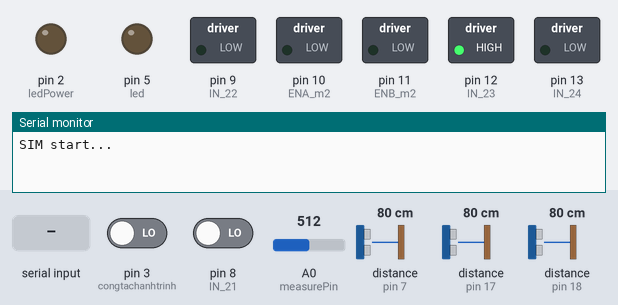
This sketch was run on a simulated Arduino Uno, built with avr-gcc and run on an emulated ATmega328P. Shown: switched loads named in the sketch (green lamp = pin HIGH), output pins drawn as LEDs (lit = HIGH), the last lines printed to the serial monitor. Inputs (shaded band) come from the test bench; at power-on: pin 3 (congtachanhtrinh) LOW, pin 8 (IN_21) LOW, A0 (measurePin) = 512, distance to the obstacle (sensors on pin 7, pin 17, pin 18) 80 cm. The echo pulse lasts 58.3 µs per cm; the modem accepts every AT command (registered, SIM ready, sends succeed) and sends nothing else; pins used as bus, display or sensor lines are not drawn.

Above: at 6.5 s.
6.6 s: "STATE\n" received over Serial
At 6.65 s:
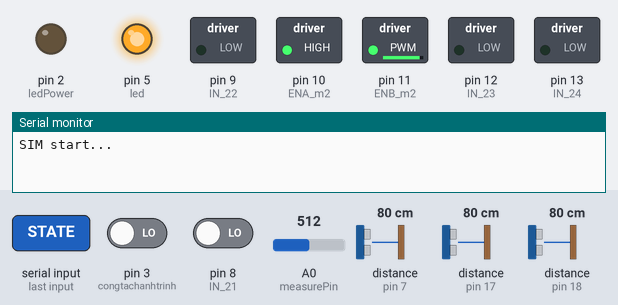
At 7.8 s:
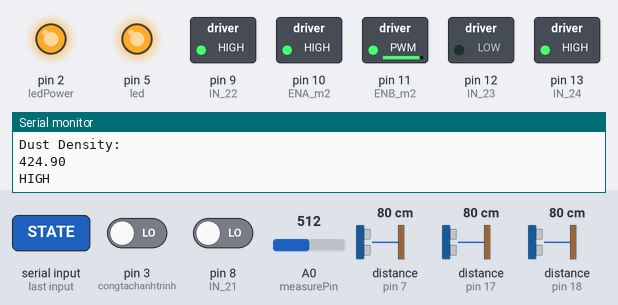
Timing chart, 0 to 9.6 s (numbered marks = the images above; inputs shaded):
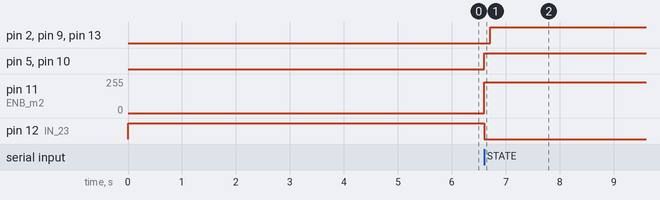

The sketch:

wifi_robot4_arduinouno_ino.ino
```cpp
#define ENA_m2 10       // Enable/speed motor Front Left
#define ENB_m2 11       // Enable/speed motor Back Left
#define IN_21  8        // L298N #2 in 1 motor Front Left
#define IN_22  9        // L298N #2 in 2 motor Front Left
#define IN_23  12       // L298N #2 in 3 motor Back Left
#define IN_24  13       // L298N #2 in 4 motor Back Left

int command;            //Int to store app command state.
int speedCar = 1000;     // 50 - 255.
int speed_Coeff = 3;

int state = 0;

// defining the pins
const int trigPin1 = 4; //Left
const int echoPin1 = 7;
const int trigPin2 = 16; //Front
const int echoPin2 = 17;
const int trigPin3 = 15; //Right
const int echoPin3 = 18;

int irpin = 8;

// defining variables
float duration1, distanceleft;
float duration2, distancefront;
float duration3, distanceright;
int a=0;


int led = 5;


int measurePin = A0; //Connect dust sensor to Arduino A0 pin
int ledPower = 2;   //Connect 3 led driver pins of dust sensor to Arduino D2

int samplingTime = 280;
int deltaTime = 40;
int sleepTime = 9680;

float voMeasured = 0;
float calcVoltage = 0;
float dustDensity = 0;

const int congtachanhtrinh = 3;  // Dây ra công tăc hành trình dây màu xanh nối chân 3
//const int led =  13;
int giatri = 0;
#include <SoftwareSerial.h>

//Create software serial object to communicate with SIM800L
SoftwareSerial SIM900(12, 13); //SIM800L Tx & Rx is connected to Arduino #3 & #2
// Variable to store text message
String textMessage;
String message;
// Create a variable to store Lamp state
String lampState = "HIGH";

// Relay connected to pin 12
const int relay = 12;
void setup(){

    Serial.begin(115200);

    pinMode(ENA_m2, OUTPUT);
    pinMode(ENB_m2, OUTPUT);
    pinMode(IN_21, OUTPUT);
    pinMode(IN_22, OUTPUT);
    pinMode(IN_23, OUTPUT);
    pinMode(IN_24, OUTPUT);

    digitalWrite(IN_21, LOW);
    digitalWrite(IN_22, LOW);
    digitalWrite(IN_23, LOW);
    digitalWrite(IN_24, LOW);

  pinMode(trigPin1, OUTPUT);
  pinMode(trigPin2, OUTPUT);
  pinMode(trigPin3, OUTPUT);// Sets the trigPin as an Output
  pinMode(echoPin1, INPUT); // Sets the echoPin as an Input
  pinMode(echoPin2, INPUT);
  pinMode(echoPin3, INPUT);

pinMode(irpin, INPUT);

pinMode(led, OUTPUT);
digitalWrite(led, LOW);

pinMode(ledPower,OUTPUT);

pinMode(congtachanhtrinh, INPUT);

// Set relay as OUTPUT
  pinMode(relay, OUTPUT);

  // By default the relay is off
  digitalWrite(relay, HIGH);

  // Initializing serial commmunication
  //Serial.begin(115200);
  SIM900.begin(115200);

  // Give time to your GSM shield log on to network
  delay(5000);
  Serial.println("SIM start...");
 /*
  SIM900.println("AT"); //Handshaking with SIM900
  delay(100);
  SIM900.println("AT+CSQ"); //Signal quality test, value range is 0-31 , 31 is the best
  delay(100);
  SIM900.println("AT+CCID"); //Read SIM information to confirm whether the SIM is plugged
  delay(100);
 SIM900.println("AT+CREG?"); //Check whether it has registered in the network
  delay(100);
*/
  // AT command to set SIM900 to SMS mode
  SIM900.println("AT"); //Handshaking with SIM900
  delay(100);
  SIM900.println("AT+CMGF=1");
  delay(100);
  // Set module to send SMS data to serial out upon receipt
  SIM900.println("AT+CNMI=2,2,0,0,0");
  delay(100);

}

void goAhead(){
      digitalWrite(IN_21, LOW);
      digitalWrite(IN_22, HIGH);
      analogWrite(ENA_m2, speedCar);

      digitalWrite(IN_23, LOW);
      digitalWrite(IN_24, HIGH);
      analogWrite(ENB_m2, speedCar);

  }

void goBack(){

      digitalWrite(IN_21, HIGH);
      digitalWrite(IN_22, LOW);
      analogWrite(ENA_m2, speedCar);

      digitalWrite(IN_23, HIGH);
      digitalWrite(IN_24, LOW);
      analogWrite(ENB_m2, speedCar);

  }

void goRight(){

      digitalWrite(IN_21, HIGH);
      digitalWrite(IN_22, LOW);
      analogWrite(ENA_m2, speedCar);

      digitalWrite(IN_23, LOW);
      digitalWrite(IN_24, HIGH);
      analogWrite(ENB_m2, speedCar);


  }

void goLeft(){

      digitalWrite(IN_21, LOW);
      digitalWrite(IN_22, HIGH);
      analogWrite(ENA_m2, speedCar);

      digitalWrite(IN_23, HIGH);
      digitalWrite(IN_24, LOW);
      analogWrite(ENB_m2, speedCar);


  }

void goAheadRight(){

      digitalWrite(IN_21, LOW);
      digitalWrite(IN_22, HIGH);
      analogWrite(ENA_m2, speedCar);

      digitalWrite(IN_23, HIGH);
      digitalWrite(IN_24, LOW);
      analogWrite(ENB_m2, speedCar);

  }

void goAheadLeft(){

      digitalWrite(IN_21, LOW);
      digitalWrite(IN_22, HIGH);
      analogWrite(ENA_m2, speedCar);

      digitalWrite(IN_23, HIGH);
      digitalWrite(IN_24, LOW);
      analogWrite(ENB_m2, speedCar);

  }

void goBackRight(){

      digitalWrite(IN_21, HIGH);
      digitalWrite(IN_22, LOW);
      analogWrite(ENA_m2, speedCar);

      digitalWrite(IN_23, LOW);
      digitalWrite(IN_24, HIGH);
      analogWrite(ENB_m2, speedCar);

  }

void goBackLeft(){

      digitalWrite(IN_21, HIGH);
      digitalWrite(IN_22, LOW);
      analogWrite(ENA_m2, speedCar);


      digitalWrite(IN_23, LOW);
      digitalWrite(IN_24, HIGH);
      analogWrite(ENB_m2, speedCar);

  }

void stopRobot(){

      digitalWrite(IN_21, LOW);
      digitalWrite(IN_22, LOW);
      analogWrite(ENA_m2, speedCar);

      digitalWrite(IN_23, LOW);
      digitalWrite(IN_24, LOW);
      analogWrite(ENB_m2, speedCar);

      analogWrite(led, 0);

  }

void Auto(){
  analogWrite(led, 255);
  delay(100);

  digitalWrite(trigPin1, LOW);
  delayMicroseconds(2);
  digitalWrite(trigPin1, HIGH);
  delayMicroseconds(10);
  digitalWrite(trigPin1, LOW);
  duration1 = pulseIn(echoPin1, HIGH);
  distanceleft = duration1 * 0.034 / 2;
  Serial.print("Distance1: ");
  Serial.println(distanceleft);

  digitalWrite(trigPin2, LOW);
  delayMicroseconds(2);
  digitalWrite(trigPin2, HIGH);
  delayMicroseconds(10);
  digitalWrite(trigPin2, LOW);
  duration2 = pulseIn(echoPin2, HIGH);
  distancefront = duration2 * 0.034 / 2;
  Serial.print("Distance2: ");
  Serial.println(distancefront);

  digitalWrite(trigPin3, LOW);
  delayMicroseconds(2);
  digitalWrite(trigPin3, HIGH);
  delayMicroseconds(10);
  digitalWrite(trigPin3, LOW);
  duration3 = pulseIn(echoPin3, HIGH);
  distanceright = duration3 * 0.034 / 2;
  Serial.print("Distance3: ");
  Serial.println(distanceright);
  int s = digitalRead(irpin);

  if(s==HIGH) //goAhead
  {
    goBack();
    delay(1000);
    a=1;
    }
  if ((a==0)&&(s==LOW)&&(distanceleft <= 20 && distancefront > 20 && distanceright <= 20) || (a==0)&&(s==LOW)&&(distanceleft > 20 && distancefront > 20 && distanceright > 20))
  {//goBack
    goAhead();
  }
  if ((a==1)&&(s==LOW)||(s==LOW)&&(distanceleft <= 20 && distancefront <= 20 && distanceright > 20)||(s==LOW)&&(distanceleft <= 20 && distancefront <= 20 && distanceright > 20)||(s==LOW)&& (distanceleft <= 20 && distancefront > 20 && distanceright > 20)||(distanceleft <= 20 && distancefront > 20 && distanceright > 20))
  {//goRight
    goRight();
    delay(100);
    a=0;
  }
  if ((s==LOW)&&(distanceleft > 20 && distancefront <= 20 && distanceright <= 20) ||(s==LOW)&& (distanceleft > 20 && distancefront > 20 && distanceright <= 20) ||(s==LOW)&& (distanceleft > 20 && distancefront <= 20 && distanceright > 20) )
  {//goLeft
    goLeft();
  }
  //delay(100);

  digitalWrite(ledPower,LOW); // power on the LED
  delayMicroseconds(samplingTime);

  voMeasured = analogRead(measurePin); // read the dust value

  delayMicroseconds(deltaTime);
  digitalWrite(ledPower,HIGH); // turn the LED off
  delayMicroseconds(sleepTime);

  // 0 - 5V mapped to 0 - 1023 integer values
  // recover voltage
  calcVoltage = voMeasured * (5.0 / 1024.0);

  // linear eqaution taken from http://www.howmuchsnow.com/arduino/airquality/
  // Chris Nafis (c) 2012
  dustDensity = 170 * calcVoltage - 0.1;


  Serial.println("Raw Signal Value (0-1023):");
  Serial.println(voMeasured);

  Serial.println("Voltage:");
  Serial.println(calcVoltage);

  Serial.println("Dust Density:");
  Serial.println(dustDensity); // unit: (muy) ug/m3

  if(dustDensity > 210)
  {
    Serial.println("HIGH");
    sendSMS(message);
    }
  else{
    Serial.println("LOW");
    }

  //delay(100);
  giatri = digitalRead(congtachanhtrinh); // Đọc tín hiệu từ chân số 3
  Serial.print("GIA TRI NHAN DUOC: ");
 Serial.println(giatri);
 // giá trị nhận được từ công tắc hành trình bằng 1 thì led sáng
 // còn giá trị nhận được từ công tắc hành trình bằng 0 thì led tắt
  if (giatri == HIGH) {
    //digitalWrite(led, HIGH);
    Serial.println("go Ahead");
  }
  else {
    //digitalWrite(led, LOW);
    Serial.println("go Back");
  }
  delay(100);// delay 1 giây
 if(SIM900.available()>0){
    textMessage = SIM900.readString();
    Serial.print(textMessage);
    delay(10);
  }
  if(textMessage.indexOf("ON")>=0){
    // Turn on relay and save current state
    digitalWrite(relay, LOW);
    lampState = "on";
    Serial.println("Relay set to ON");
    textMessage = "";
  }
  if(textMessage.indexOf("OFF")>=0){
    // Turn off relay and save current state
    digitalWrite(relay, HIGH);
    lampState = "off";
    Serial.println("Relay set to OFF");
    textMessage = "";
  }
  if(textMessage.indexOf("STATE")>=0){
    String message = "Lamp is " + lampState;
    sendSMS(message);
    Serial.println("Lamp state resquest");
    textMessage = "";
  }
}
void highest()
{
  analogWrite(led, 255);
  }
void medium()
{
  analogWrite(led, 200);
  }
void lowest()
{
  analogWrite(led, 150);
  }
  void stop_mos()
{
  analogWrite(led,0);
  }
void Circle()
{
  goRight();
  delay(5000);
  goAhead();
  delay(1000);
  }
/*void zigzag()
{
  // generate 10-microsecond pulse to TRIG pin
  digitalWrite(TRIG_PIN, HIGH);
  delayMicroseconds(10);
  digitalWrite(TRIG_PIN, LOW);

  // measure duration of pulse from ECHO pin
  duration_us = pulseIn(ECHO_PIN, HIGH);
  // calculate the distance
  distance_cm = 0.017 * duration_us;
  int distance = round(distance_cm);

  //Serial.print("distance: ");
  Serial.print(distance);
  //Serial.println(" cm");
  //delay(200);

  int SensorValue = digitalRead(19);

  //goAhead();

  //Serial.print("SensorPin Value: ");
  //Serial.println(SensorValue);
  //delay(300);

   if ((distance <= 5) || (SensorValue == 1)){ // LOW MEANS Object Detected
      goBack();
      //delay(3000);
      //goRight();
      //delay(5000);
  }


  }*/

void loop(){

  if (Serial.available() > 0){
  command = Serial.read();

      if (command == 'F') state = 2;
      else if (command == 'B') state = 3;
      else if (command == 'L') state = 4;
      else if (command == 'R') state = 5;
      //else if (command == 'I') goAheadRight();
      else if (command == 'G') goAheadLeft();
      else if (command == 'J') goBackRight();
      else if (command == 'H') goBackLeft();
      else if (command == '0') speedCar = 400;
      else if (command == '1') speedCar = 470;
      else if (command == '2') speedCar = 540;
      else if (command == '3') speedCar = 610;
      else if (command == '4') speedCar = 680;
      else if (command == '5') speedCar = 750;
      else if (command == '6') speedCar = 820;
      else if (command == '7') speedCar = 890;
      else if (command == '8') speedCar = 960;
      else if (command == '9') speedCar = 1023;
      else if (command == 'S') state = 6;

      else if (command == 'A') state = 1;

      else if (command == 'P') state = 0;

      else if (command == 'O') state = 7;
      else if (command == 'M') state = 8;
      else if (command == 'C') state = 9;
      else if (command == 'I') state = 10;
      else if (command == 'U') state = 11;
      }

if(state == 1)
{
  Auto();
  }
  else if(state == 2)
  {
    goAhead();
    }
    else if(state == 3)
  {
    goBack();
    }
    else if(state == 4)
  {
    goLeft();
    }
    else if(state == 5)
  {
    goRight();
    }
    else if(state == 6)
  {
    stopRobot();
    }
    else if(state == 7)
  {
    highest();
    }
    else if(state == 8)
  {
    medium();
    }
    else if(state == 9)
  {
    lowest();
    }
    else if(state == 10)
  {
    Circle();
    }
    else if(state == 11)
  {
    //zigzag();
    }
  else
  {
      stop_mos();
    }

}


// Function that sends SMS
void sendSMS(String message){
  // AT command to set SIM900 to SMS mode
  SIM900.println("AT+CMGF=1");
  delay(100);

  // REPLACE THE X's WITH THE RECIPIENT'S MOBILE NUMBER
  // USE INTERNATIONAL FORMAT CODE FOR MOBILE NUMBERS
  SIM900.println("AT+CMGS=\"+84868475996\"");
  delay(100);
  // Send the SMS
  SIM900.println(message);
  delay(100);

  // End AT command with a ^Z, ASCII code 26
  SIM900.write(26);
  delay(100);
  SIM900.println();
  // Give module time to send SMS
  delay(5000);
}
```

Measured:
- after the input at 6.6 s, pin 2 (ledPower), pin 9 (IN_22), pin 13 (IN_24): LOW → HIGH after 0.12 s; pin 5 (led), pin 10 (ENA_m2): LOW → HIGH at once; pin 11 (ENB_m2): 0/255 → 232/255 at once; pin 12 (IN_23): HIGH → LOW at once
